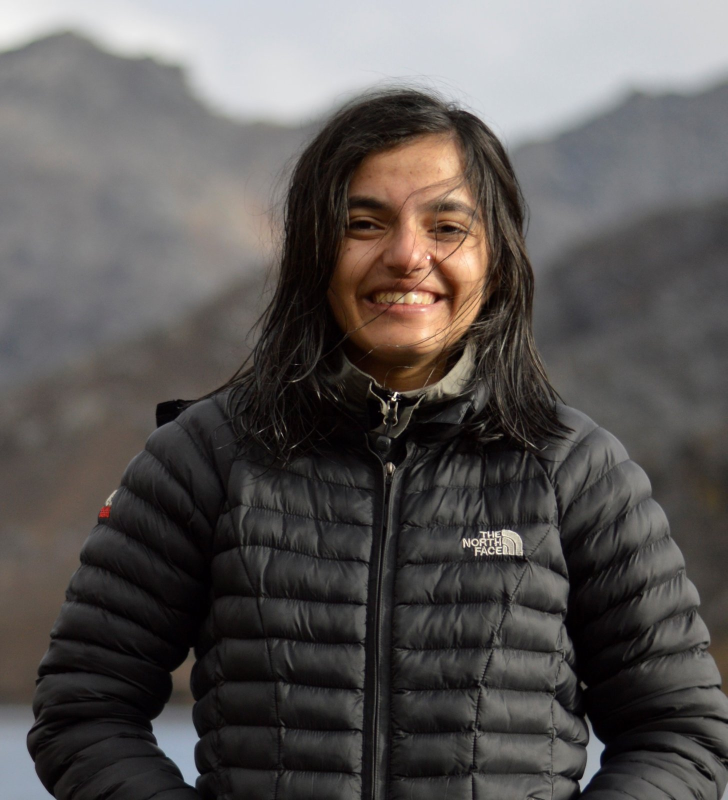
#> input picture Face Recognition/images/Anita/face.jpg, 1455 x 1600 px, given in place of the camera (shown at 1/2 size)
$ jupyter execute --allow-errors build_face_dataset.ipynb
#> lines starting #> are read from the running program, lines starting #| are printed output that depends on the picture
[cell 1]
import argparse
import imutils
import time
import cv2
import os
from imutils.video import VideoStream

[cell 2]
cv2.destroyAllWindows()
#> (the rest of this cell did not finish here and is left out)

[cell 3]
ap = argparse.ArgumentParser()
##--cascade :The path to the Haar cascade file on disk
##--output :The path to the output directory. Images of faces will be stored in this directory
ap.add_argument("-c",
                "--cascade",
                required=True,
                help="path to where the face cascade resides")
ap.add_argument("-o",
                "--output",
                required=True,
                help="path to output directory")
args = vars(ap.parse_args())

detector = cv2.CascadeClassifier(args["cascade"])
vs = VideoStream(src=0).start()
time.sleep(2.0)
total = 0

while True:
    # grab the frame from the threaded video stream, clone it, (just
    # in case we want to write it to disk), and then resize the frame
    # so we can apply face detection faster
    frame = vs.read()
#> frame is the input picture: shape (1600, 1455, 3); mean B, G, R 84.6, 86.3, 90.3
    orig = frame.copy()
    frame = imutils.resize(frame, width=400)
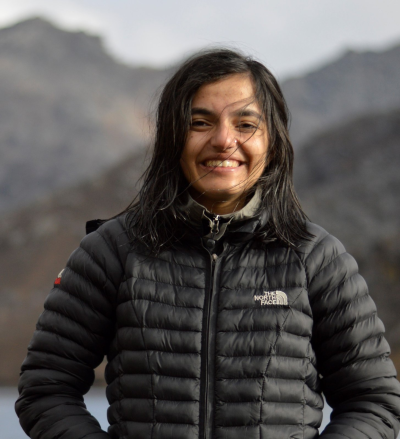
#> frame: shape (439, 400, 3); mean B, G, R 84.6, 86.3, 90.3
    # detect faces in the grayscale frame
    rects = detector.detectMultiScale(cv2.cvtColor(frame, cv2.COLOR_BGR2GRAY),
                                      scaleFactor=1.1,
                                      minNeighbors=5,
                                      minSize=(30, 30))
#> rects = [[169, 79, 109, 109]]
    # loop over the face detections and draw them on the frame
    for (x, y, w, h) in rects:
        cv2.rectangle(frame, (x, y), (x + w, y + h), (0, 255, 0), 2)
        # show the output frame
        cv2.imshow("Frame", frame)
        key = cv2.waitKey(1) & 0xFF

        # if the `k` key was pressed, write the *original* frame to disk
        # so we can later process it and use it for face recognition
        if key == ord("k"):
            p = os.path.sep.join(
                [args["output"], "{}.png".format(str(total).zfill(5))])
            cv2.imwrite(p, orig)
            total += 1
        # if the `q` key was pressed, break from the loop
        elif key == ord("q"):
            break
#> this loop made 1 pass; (key q is pressed on pass 1)
#> pass 1, `cv2.imshow("Frame", frame)`:
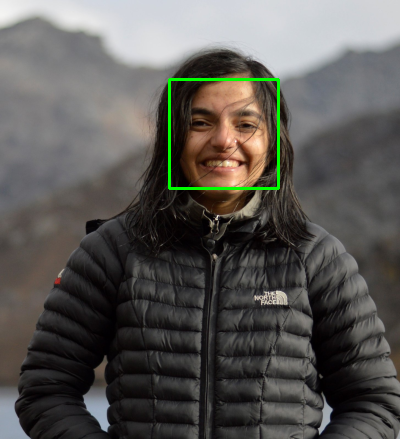
#> window 'Frame': shape (439, 400, 3); mean B, G, R 84.3, 87.8, 89.8
#> after the loop, total = 0

print("[INFO] {} face images stored".format(total))
print('[INFO] {} cleaning up...')
cv2.destroyAllWindows()
vs.stop()

$ run again, on Face Recognition/images/Anita/viber_image_2020-07-27_09-06-04.jpg
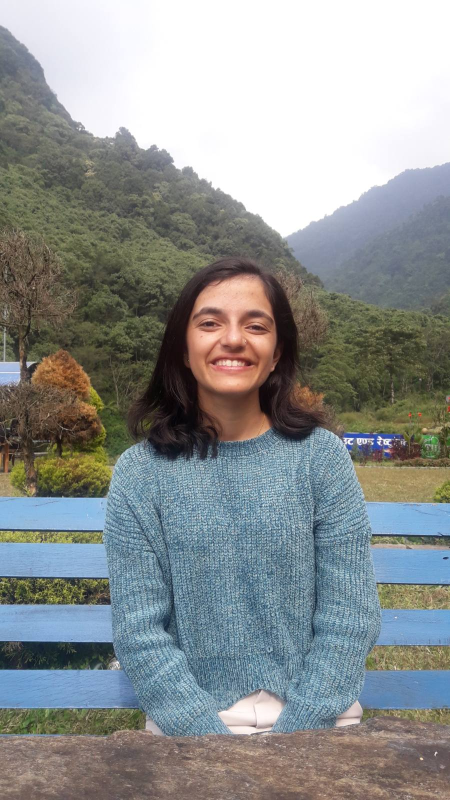
#> input picture Face Recognition/images/Anita/viber_image_2020-07-27_09-06-04.jpg, 900 x 1600 px, given in place of the camera (shown at 1/2 size)
#> frame is the input picture: shape (1600, 900, 3); mean B, G, R 144.9, 145.2, 140.9
#> `frame = imutils.resize(frame, width=400)`:
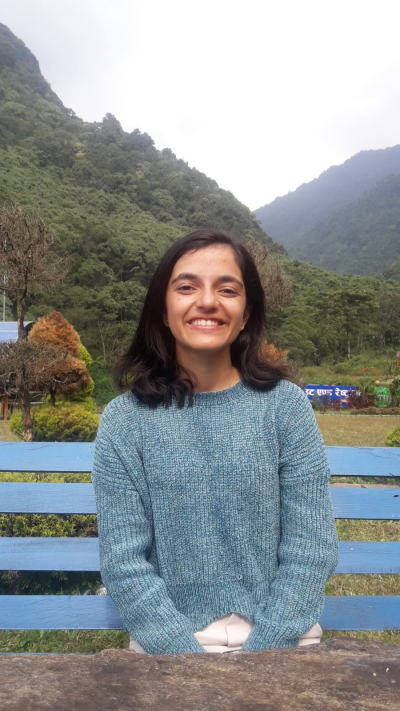
#> frame: shape (711, 400, 3); mean B, G, R 144.9, 145.2, 140.9
#> rects = [[157, 247, 99, 99]]
#> the loop `for (x, y, w, h) in rects:` made 1 pass; (key q is pressed on pass 1)
#> pass 1, `cv2.imshow("Frame", frame)`:
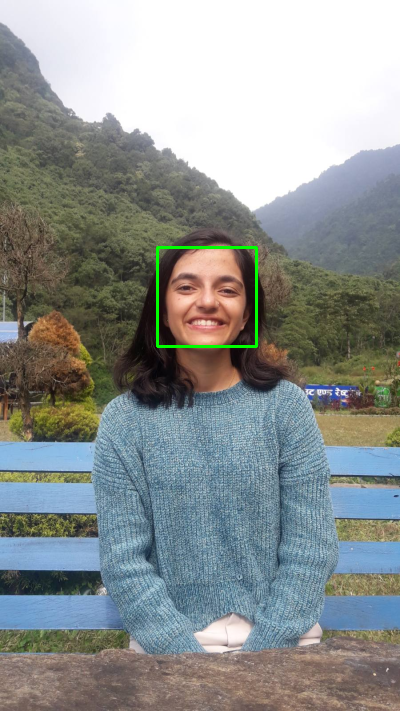
#> window 'Frame': shape (711, 400, 3); mean B, G, R 144.7, 146, 140.6
#> after the loop `for (x, y, w, h) in rects:`: total = 0

$ run again, on Face Recognition/images/Anita/viber_image_2020-07-27_09-31-07.jpg
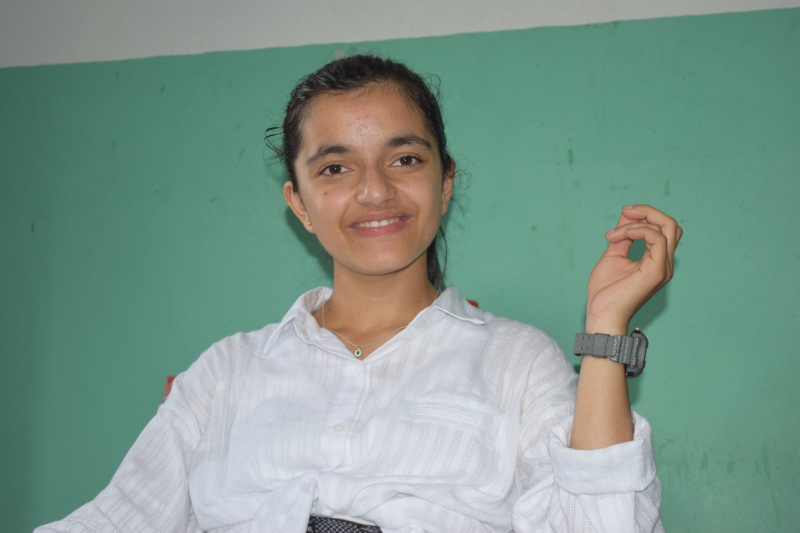
#> input picture Face Recognition/images/Anita/viber_image_2020-07-27_09-31-07.jpg, 1600 x 1066 px, given in place of the camera (shown at 1/2 size)
#> frame is the input picture: shape (1066, 1600, 3); mean B, G, R 140.1, 151.7, 125.7
#> `frame = imutils.resize(frame, width=400)`:
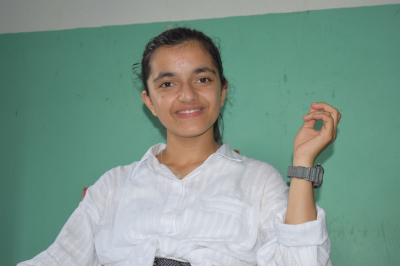
#> frame: shape (266, 400, 3); mean B, G, R 140.1, 151.7, 125.7
#> rects = [[140, 46, 91, 91]]
#> the loop `for (x, y, w, h) in rects:` made 1 pass; (key q is pressed on pass 1)
#> pass 1, `cv2.imshow("Frame", frame)`:
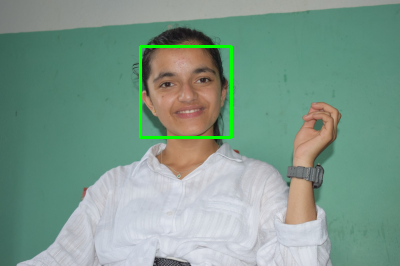
#> window 'Frame': shape (266, 400, 3); mean B, G, R 139.1, 153, 124.7
#> after the loop `for (x, y, w, h) in rects:`: total = 0
